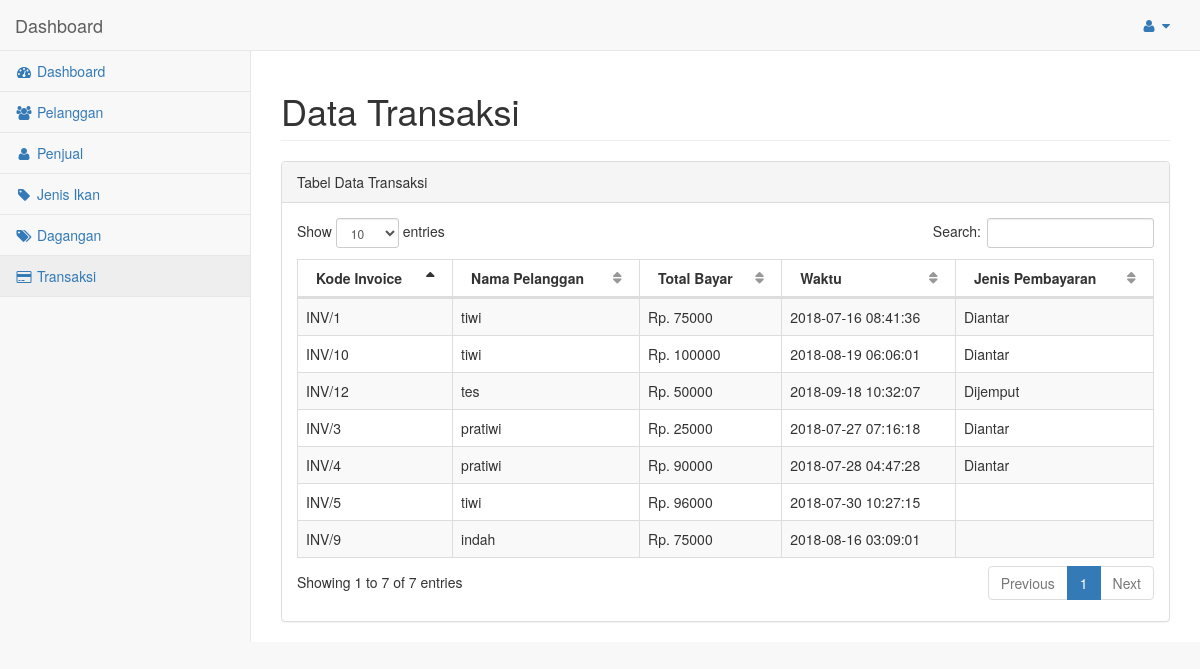
The page /web-admin/onfish/pages/transaksi.php (signed in) on the database its author committed.
### tables this page shows
CREATE TABLE `transaksi` (
  `id_transaksi` int(11) NOT NULL,
  `id_keranjang` int(11) NOT NULL,
  `id_pelanggan` int(11) NOT NULL,
  `total_bayar` int(11) NOT NULL,
  `waktu` timestamp NOT NULL DEFAULT CURRENT_TIMESTAMP,
  `jenis` varchar(1) NOT NULL
);

CREATE TABLE `pelanggan` (
  `id_pelanggan` int(11) NOT NULL,
  `nama_pelanggan` text NOT NULL,
  `email` text NOT NULL,
  `password` text NOT NULL,
  `nomor_hp` text NOT NULL,
  `alamat` text NOT NULL
);

### web-admin/onfish/pages/transaksi.php (the view, shortened to what this page needs)
<?php
if (empty($_SESSION)) {
	header("location:index.php");
}
else{
	include("koneksi.php");
?>
<!DOCTYPE html>
<html lang="en">
<?php
include("head.php");
?>
<body>
    <div id="wrapper">
	<?php include("nav.php"); ?>
	<div id="page-wrapper">
            <div class="row">
                <div class="col-lg-12">
                    <h1 class="page-header">Data Transaksi</h1>
                </div>
            </div>
            <div class="row">
                <div class="col-lg-12">
                    <div class="panel panel-default">
                        <div class="panel-heading">
                            Tabel Data Transaksi
                        </div>
                        <div class="panel-body">
                            <table width="100%" class="table table-striped table-bordered table-hover" id="dataTables-example">
                                <thead>
                                    <tr>
                                        <th>Kode Invoice</th>
                                        <th>Nama Pelanggan</th>
                                        <th>Total Bayar</th>
                                        <th>Waktu</th>
                                        <th>Jenis Pembayaran</th>
                                    </tr>
                                </thead>
                                <tbody>
								<?php
									$query = "SELECT * FROM transaksi inner join pelanggan on transaksi.id_pelanggan = pelanggan.id_pelanggan where transaksi.id_pelanggan";
									$eksekusi = mysqli_query($koneksi, $query);
									while($row = mysqli_fetch_array($eksekusi)){
								?>
                                    <tr class="gradeU">
                                        <td>INV/<?php echo $row['id_transaksi'];?></td>
                                        <td><?php echo $row['nama_pelanggan'];?></td>
                                        <td>Rp. <?php echo $row['total_bayar'];?></td>
                                        <td><?php echo $row['waktu'];?></td>
                                        <td><?php $jenis = $row['jenis'];
                                        if($jenis == "A"){
                                            echo "Diantar";
                                        }
                                        if($jenis == "J"){
                                            echo "Dijemput";
                                        }?></td>
                                    </tr>
                                <?php
									}
								?>
                                </tbody>
                            </table>
                        </div>
                    </div>
                </div>
            </div>
        </div>
    </div>
</body>
</html>
<?php
}
?>

### rows shown on the page
transaksi: id_transaksi "1", id_pelanggan.nama_pelanggan "tiwi", total_bayar "75000", waktu "2018-07-16 08:41:36", jenis "Diantar"
transaksi: id_transaksi "3", id_pelanggan.nama_pelanggan "pratiwi", total_bayar "25000", waktu "2018-07-27 07:16:18", jenis "Diantar"
transaksi: id_transaksi "4", id_pelanggan.nama_pelanggan "pratiwi", total_bayar "90000", waktu "2018-07-28 04:47:28", jenis "Diantar"
transaksi: id_transaksi "5", id_pelanggan.nama_pelanggan "tiwi", total_bayar "96000", waktu "2018-07-30 10:27:15"
transaksi: id_transaksi "9", id_pelanggan.nama_pelanggan "indah", total_bayar "75000", waktu "2018-08-16 03:09:01"
transaksi: id_transaksi "10", id_pelanggan.nama_pelanggan "tiwi", total_bayar "100000", waktu "2018-08-19 06:06:01", jenis "Diantar"
transaksi: id_transaksi "12", id_pelanggan.nama_pelanggan "tes", total_bayar "50000", waktu "2018-09-18 10:32:07", jenis "Dijemput"
